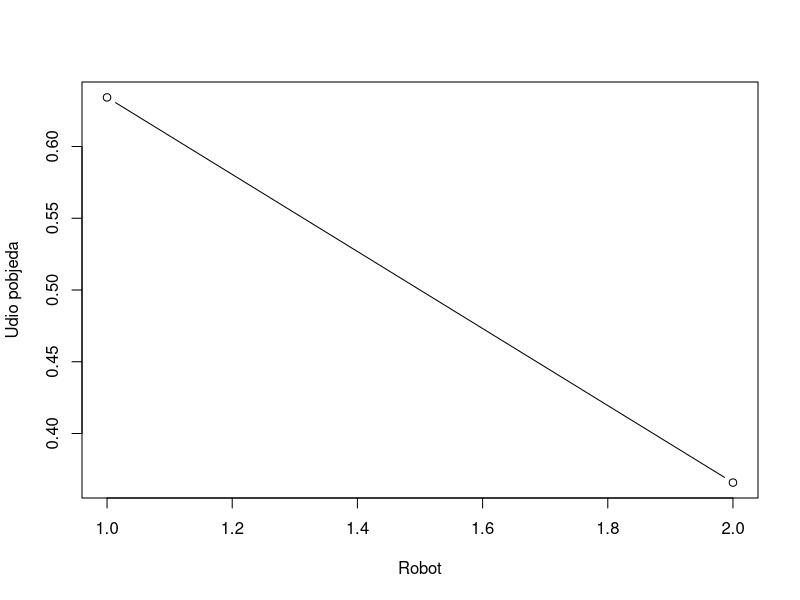

R code for this plot:
#################################################################
### Funkcija koja simulira jedno natjecanje u kojem sudjeluje ###
### "broj_robota" robota te vraća redni broj robota koji je   ###
### pobijedio na natjecanju.                                  ###
#################################################################

jedna_runda = function(broj_robota){
  trenutni_najbolji_rezultat = runif(1)
  u_igri = rep(1, broj_robota)
  i = 1
  while (1) {
    if(sum(u_igri) == 1)
      break
    i = (i + 1) %% broj_robota
    if(i == 0)
      i = broj_robota
    if(u_igri[i]){
      rezultat = runif(1)
      if(rezultat > trenutni_najbolji_rezultat)
        u_igri[i] = 0
      else
        trenutni_najbolji_rezultat = rezultat
    }
  }
  return(which(u_igri == 1))
}



#### Postavljamo seed da možemo rekonstruirati rezultate
set.seed(1153115)

#### Odabiremo broj robota koji sudjeluju u natjecanju i broj natjecanja koje ćemo simulirati
broj_robota = 2
broj_simulacija = 50000
broj_pobjeda = rep(0, broj_robota)
for(sim in 1:broj_simulacija){
  pobjednik = jedna_runda(broj_robota)
  broj_pobjeda[pobjednik] = broj_pobjeda[pobjednik] + 1
}

broj_pobjeda
broj_pobjeda / broj_simulacija

plot(1:broj_robota, broj_pobjeda/broj_simulacija, type = "b",
     xlab = "Robot", ylab = "Udio pobjeda")
